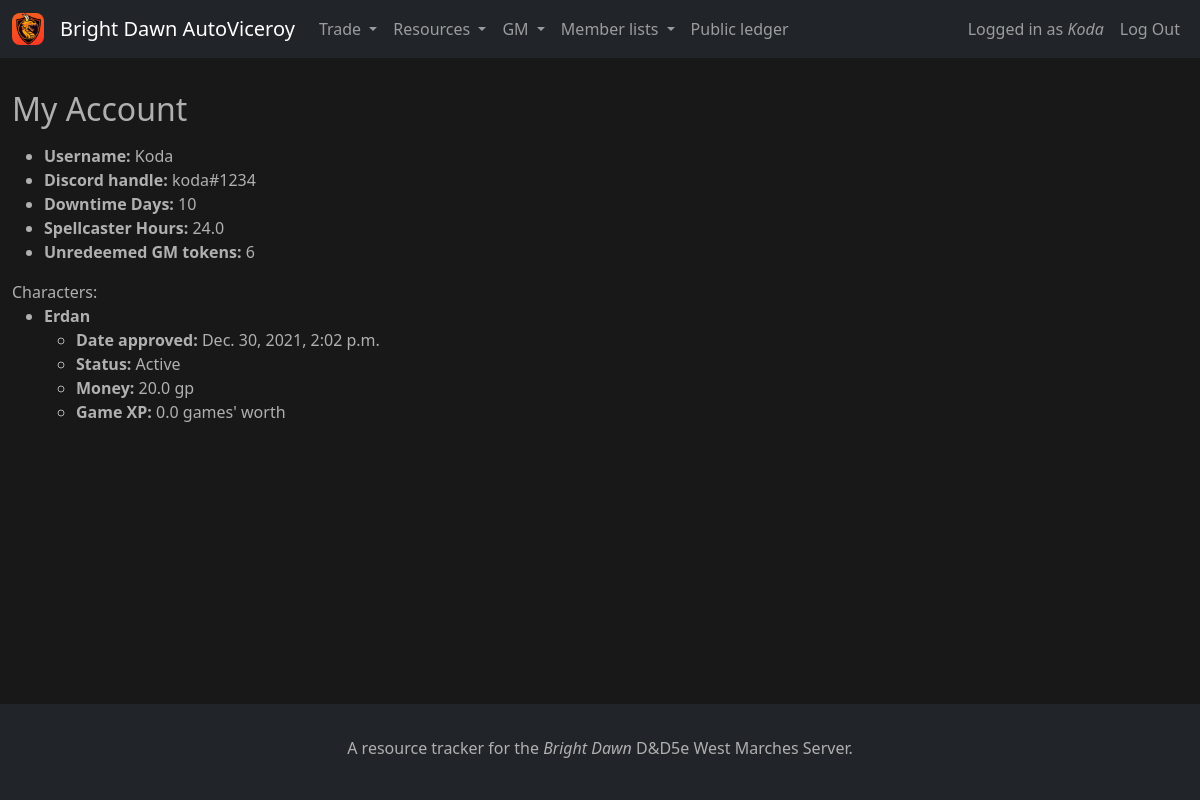
Before: /resource_tracker/my_account/ (signed in) with the older database file.
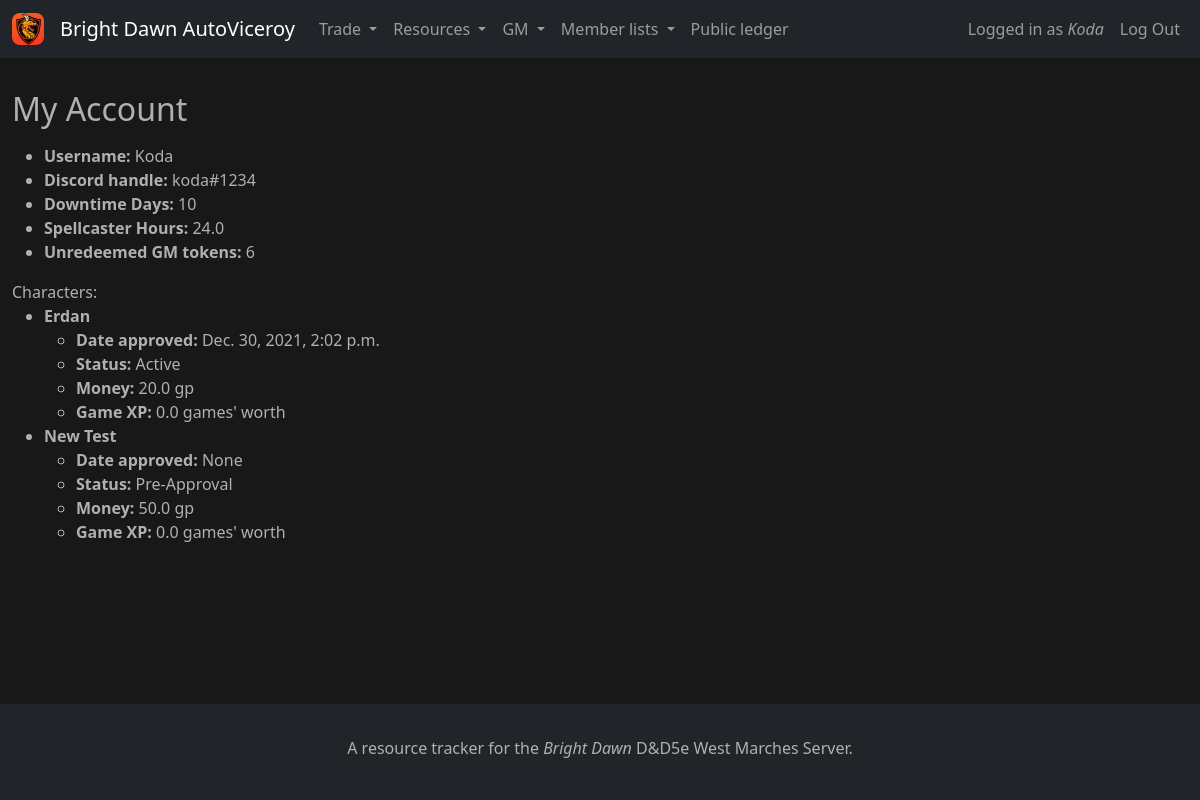
After: the same page with the newer database file.
### resource_tracker/models.py (models this page shows, shortened)
class Character(models.Model):
    created = models.DateTimeField(null=True, auto_now_add=True)
    approved = models.DateTimeField(null=True)
    player = models.ForeignKey(
        Player,
        on_delete=models.CASCADE
    )
    name = models.CharField(max_length=100)
    money = models.FloatField(default=0)
    xp = models.FloatField(default=0)
    status = models.CharField(
        max_length=2,
        choices=[
            ("PA", "Pre-Approval"),
            ("AC", "Active"),
            ("RD", "Retired or Dead"),
        ],
        default="PA"
    )

### resource_tracker/views.py (the view)
# urls.py: path('my_account/', views.my_account, name='my_account'),
def my_account(request):
    if not request.user.is_authenticated:
        raise PermissionDenied()
    context = alwaysContext(request)
    context["player"] = Player.objects.get(user=request.user)
    context["characters"] = Character.objects.filter(player__user=request.user)
    return render(request, "my_account.html", context)

### brightdawn/views.py (called while the page is built)
def lastSundayMidnight():
    today = datetime.date.today()
    idx = (today.weekday() + 1) % 7
    last_sunday = today - datetime.timedelta(idx)
    last_sunday = datetime.datetime.combine(last_sunday, datetime.datetime.min.time())
    last_sunday = pytz.timezone("US/Eastern").localize(last_sunday)
    return last_sunday

def alwaysContext(request):
    user_player = Player.objects.get(user=request.user)
    if user_player.last_spellcaster_claim < lastSundayMidnight():
        user_player.spellcaster_hours = 24
        user_player.last_spellcaster_claim = datetime.datetime.now()
        user_player.save()
    return {
        "user_player" : user_player
    }

### resource_tracker/templates/my_account.html (shortened to what this page needs)
{% extends "base.html" %}
{% block page_title %}
My Account
{% endblock %}
{% block body %}
<ul>
    <li><b>Username:</b> {{user.username}}</li>
    <li><b>Discord handle:</b> {{player.discord}}</li>
    <li><b>Downtime Days:</b> {{player.downtime}}</li>
    <li><b>Spellcaster Hours:</b> {{player.spellcaster_hours}}</li>
    {% if player.isGM %}
    <li><b>Unredeemed GM tokens:</b> {{player.gm_tokens}}</li>
    {% endif %}
</ul>
Characters:
<ul>
    {% for chr in characters %}
    <li><b>{{chr.name}}</b></li>
    <ul>
        <li><b>Date approved:</b> {{chr.approved}}</li>
        <li><b>Status:</b> {{chr.get_status_display}}</li>
        <li><b>Money:</b> {{chr.money}} gp</li>
        <li><b>Game XP:</b> {{chr.xp}} games' worth</li>
    </ul>
    {% endfor %}
</ul>
{% endblock %}

Changed rows visible on the page:
added Character: name "New Test", approved "None", status "Pre-Approval", money "50.0", xp "0.0"
